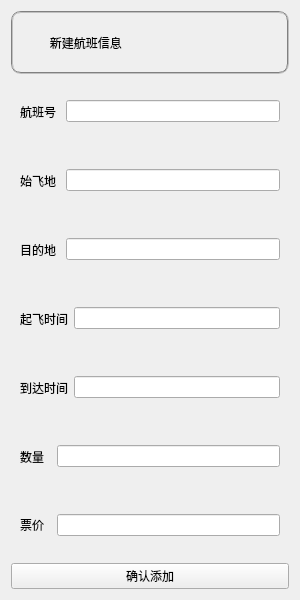
<?xml version="1.0" encoding="UTF-8"?>
<ui version="4.0">
 <class>NewBook</class>
 <widget class="QWidget" name="NewBook">
  <property name="geometry">
   <rect>
    <x>0</x>
    <y>0</y>
    <width>300</width>
    <height>600</height>
   </rect>
  </property>
  <property name="windowTitle">
   <string>Form</string>
  </property>
  <layout class="QGridLayout" name="gridLayout_2">
   <item row="0" column="0">
    <widget class="QLabel" name="label">
     <property name="styleSheet">
      <string notr="true">font:75 10pt&quot;黑体&quot;;
border:2px groove gray;border-radius:10px;padding:2px 4px;
</string>
     </property>
     <property name="text">
      <string>         新建航班信息</string>
     </property>
    </widget>
   </item>
   <item row="1" column="0">
    <widget class="QWidget" name="widget" native="true">
     <layout class="QHBoxLayout" name="horizontalLayout">
      <item>
       <widget class="QLabel" name="label_2">
        <property name="text">
         <string>航班号 </string>
        </property>
       </widget>
      </item>
      <item>
       <widget class="QLineEdit" name="lineEdit_1"/>
      </item>
     </layout>
    </widget>
   </item>
   <item row="2" column="0">
    <widget class="QWidget" name="widget_2" native="true">
     <layout class="QHBoxLayout" name="horizontalLayout_2">
      <item>
       <widget class="QLabel" name="label_3">
        <property name="text">
         <string>始飞地 </string>
        </property>
       </widget>
      </item>
      <item>
       <widget class="QLineEdit" name="lineEdit_2"/>
      </item>
     </layout>
    </widget>
   </item>
   <item row="3" column="0">
    <widget class="QWidget" name="widget_3" native="true">
     <layout class="QHBoxLayout" name="horizontalLayout_3">
      <item>
       <widget class="QLabel" name="label_4">
        <property name="text">
         <string>目的地 </string>
        </property>
       </widget>
      </item>
      <item>
       <widget class="QLineEdit" name="lineEdit_3"/>
      </item>
     </layout>
    </widget>
   </item>
   <item row="4" column="0">
    <widget class="QWidget" name="widget_4" native="true">
     <layout class="QHBoxLayout" name="horizontalLayout_4">
      <item>
       <widget class="QLabel" name="label_5">
        <property name="text">
         <string>起飞时间</string>
        </property>
       </widget>
      </item>
      <item>
       <widget class="QLineEdit" name="lineEdit_4"/>
      </item>
     </layout>
    </widget>
   </item>
   <item row="5" column="0">
    <widget class="QWidget" name="widget_5" native="true">
     <layout class="QHBoxLayout" name="horizontalLayout_5">
      <item>
       <widget class="QLabel" name="label_6">
        <property name="text">
         <string>到达时间</string>
        </property>
       </widget>
      </item>
      <item>
       <widget class="QLineEdit" name="lineEdit_5"/>
      </item>
     </layout>
    </widget>
   </item>
   <item row="6" column="0">
    <widget class="QWidget" name="widget_7" native="true">
     <layout class="QHBoxLayout" name="horizontalLayout_7">
      <item>
       <widget class="QLabel" name="label_8">
        <property name="text">
         <string>数量  </string>
        </property>
       </widget>
      </item>
      <item>
       <widget class="QLineEdit" name="lineEdit_6"/>
      </item>
     </layout>
    </widget>
   </item>
   <item row="7" column="0">
    <widget class="QWidget" name="widget_6" native="true">
     <layout class="QGridLayout" name="gridLayout">
      <item row="0" column="1">
       <widget class="QLineEdit" name="lineEdit_7"/>
      </item>
      <item row="0" column="0">
       <widget class="QLabel" name="label_7">
        <property name="text">
         <string>票价  </string>
        </property>
       </widget>
      </item>
     </layout>
    </widget>
   </item>
   <item row="8" column="0">
    <widget class="QPushButton" name="btn_addbook">
     <property name="text">
      <string>确认添加</string>
     </property>
    </widget>
   </item>
  </layout>
 </widget>
 <resources/>
 <connections/>
</ui>
